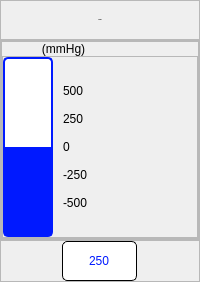
                   <widget class="QFrame" name="vpsensor">
                    <property name="minimumSize">
                     <size>
                      <width>0</width>
                      <height>0</height>
                     </size>
                    </property>
                    <property name="frameShape">
                     <enum>QFrame::NoFrame</enum>
                    </property>
                    <property name="frameShadow">
                     <enum>QFrame::Raised</enum>
                    </property>
                    <layout class="QVBoxLayout" name="verticalLayout_28">
                     <property name="spacing">
                      <number>0</number>
                     </property>
                     <property name="leftMargin">
                      <number>0</number>
                     </property>
                     <property name="topMargin">
                      <number>0</number>
                     </property>
                     <property name="rightMargin">
                      <number>0</number>
                     </property>
                     <property name="bottomMargin">
                      <number>0</number>
                     </property>
                     <item>
                      <widget class="QFrame" name="frame">
                       <property name="frameShape">
                        <enum>QFrame::StyledPanel</enum>
                       </property>
                       <property name="frameShadow">
                        <enum>QFrame::Raised</enum>
                       </property>
                       <layout class="QHBoxLayout" name="horizontalLayout_2">
                        <item>
                         <widget class="QLabel" name="s1_label_7">
                          <property name="minimumSize">
                           <size>
                            <width>100</width>
                            <height>20</height>
                           </size>
                          </property>
                          <property name="maximumSize">
                           <size>
                            <width>16777215</width>
                            <height>20</height>
                           </size>
                          </property>
                          <property name="font">
                           <font>
                            <family>Roboto</family>
                            <pointsize>-1</pointsize>
                            <weight>75</weight>
                            <italic>false</italic>
                            <bold>true</bold>
                           </font>
                          </property>
                          <property name="styleSheet">
                           <string notr="true">font: bold 26px &quot;Roboto&quot;;</string>
                          </property>
                          <property name="text">
                           <string>V.Press</string>
                          </property>
                          <property name="alignment">
                           <set>Qt::AlignCenter</set>
                          </property>
                         </widget>
                        </item>
                       </layout>
                      </widget>
                     </item>
                     <item>
                      <widget class="QFrame" name="frame_2">
                       <property name="frameShape">
                        <enum>QFrame::StyledPanel</enum>
                       </property>
                       <property name="frameShadow">
                        <enum>QFrame::Raised</enum>
                       </property>
                       <layout class="QVBoxLayout" name="verticalLayout_4">
                        <property name="spacing">
                         <number>0</number>
                        </property>
                        <property name="leftMargin">
                         <number>0</number>
                        </property>
                        <property name="topMargin">
                         <number>0</number>
                        </property>
                        <property name="rightMargin">
                         <number>0</number>
                        </property>
                        <property name="bottomMargin">
                         <number>0</number>
                        </property>
                        <item>
                         <widget class="QFrame" name="frame_4">
                          <property name="frameShape">
                           <enum>QFrame::StyledPanel</enum>
                          </property>
                          <property name="frameShadow">
                           <enum>QFrame::Raised</enum>
                          </property>
                          <layout class="QVBoxLayout" name="verticalLayout_3">
                           <property name="spacing">
                            <number>0</number>
                           </property>
                           <property name="leftMargin">
                            <number>0</number>
                           </property>
                           <property name="topMargin">
                            <number>0</number>
                           </property>
                           <property name="rightMargin">
                            <number>0</number>
                           </property>
                           <property name="bottomMargin">
                            <number>0</number>
                           </property>
                           <item>
                            <widget class="QLabel" name="label_3">
                             <property name="styleSheet">
                              <string notr="true">font : 16px &quot;Roboto&quot;</string>
                             </property>
                             <property name="text">
                              <string>            (mmHg)</string>
                             </property>
                            </widget>
                           </item>
                           <item>
                            <widget class="QFrame" name="frame_5">
                             <property name="frameShape">
                              <enum>QFrame::StyledPanel</enum>
                             </property>
                             <property name="frameShadow">
                              <enum>QFrame::Raised</enum>
                             </property>
                             <layout class="QHBoxLayout" name="horizontalLayout_5">
                              <property name="spacing">
                               <number>10</number>
                              </property>
                              <property name="leftMargin">
                               <number>0</number>
                              </property>
                              <property name="topMargin">
                               <number>0</number>
                              </property>
                              <property name="rightMargin">
                               <number>0</number>
                              </property>
                              <property name="bottomMargin">
                               <number>0</number>
                              </property>
                              <item>
                               <widget class="QProgressBar" name="s1_bar_5">
                                <property name="sizePolicy">
                                 <sizepolicy hsizetype="Preferred" vsizetype="Preferred">
                                  <horstretch>0</horstretch>
                                  <verstretch>0</verstretch>
                                 </sizepolicy>
                                </property>
                                <property name="minimumSize">
                                 <size>
                                  <width>50</width>
                                  <height>180</height>
                                 </size>
                                </property>
                                <property name="maximumSize">
                                 <size>
                                  <width>50</width>
                                  <height>180</height>
                                 </size>
                                </property>
                                <property name="contextMenuPolicy">
                                 <enum>Qt::DefaultContextMenu</enum>
                                </property>
                                <property name="layoutDirection">
                                 <enum>Qt::LeftToRight</enum>
                                </property>
                                <property name="autoFillBackground">
                                 <bool>false</bool>
                                </property>
                                <property name="styleSheet">
                                 <string notr="true">QProgressBar {
    text-align: center;
	background: #FFFFFF;
	border: 2px solid #001AFF;
	box-sizing: border-box;
	border-radius: 5px;
}
QProgressBar::chunk {
    background: #0019FF;
}</string>
                                </property>
                                <property name="minimum">
                                 <number>-500</number>
                                </property>
                                <property name="maximum">
                                 <number>500</number>
                                </property>
                                <property name="value">
                                 <number>0</number>
                                </property>
                                <property name="alignment">
                                 <set>Qt::AlignRight|Qt::AlignTrailing|Qt::AlignVCenter</set>
                                </property>
                                <property name="textVisible">
                                 <bool>false</bool>
                                </property>
                                <property name="orientation">
                                 <enum>Qt::Vertical</enum>
                                </property>
                                <property name="invertedAppearance">
                                 <bool>false</bool>
                                </property>
                                <property name="textDirection">
                                 <enum>QProgressBar::BottomToTop</enum>
                                </property>
                                <property name="format">
                                 <string>%v</string>
                                </property>
                               </widget>
                              </item>
                              <item>
                               <widget class="QLabel" name="label_2">
                                <property name="styleSheet">
                                 <string notr="true">font : 16px &quot;Roboto&quot;</string>
                                </property>
                                <property name="text">
                                 <string>500

250

0

-250

-500</string>
                                </property>
                                <property name="alignment">
                                 <set>Qt::AlignLeading|Qt::AlignLeft|Qt::AlignVCenter</set>
                                </property>
                               </widget>
                              </item>
                             </layout>
                            </widget>
                           </item>
                          </layout>
                         </widget>
                        </item>
                       </layout>
                      </widget>
                     </item>
                     <item>
                      <widget class="QFrame" name="frame_3">
                       <property name="frameShape">
                        <enum>QFrame::StyledPanel</enum>
                       </property>
                       <property name="frameShadow">
                        <enum>QFrame::Raised</enum>
                       </property>
                       <layout class="QHBoxLayout" name="horizontalLayout_4">
                        <property name="spacing">
                         <number>0</number>
                        </property>
                        <property name="leftMargin">
                         <number>0</number>
                        </property>
                        <property name="topMargin">
                         <number>0</number>
                        </property>
                        <property name="rightMargin">
                         <number>0</number>
                        </property>
                        <property name="bottomMargin">
                         <number>0</number>
                        </property>
                        <item>
                         <widget class="QLineEdit" name="s1_edit_15">
                          <property name="sizePolicy">
                           <sizepolicy hsizetype="Preferred" vsizetype="Preferred">
                            <horstretch>0</horstretch>
                            <verstretch>0</verstretch>
                           </sizepolicy>
                          </property>
                          <property name="minimumSize">
                           <size>
                            <width>75</width>
                            <height>40</height>
                           </size>
                          </property>
                          <property name="maximumSize">
                           <size>
                            <width>75</width>
                            <height>40</height>
                           </size>
                          </property>
                          <property name="styleSheet">
                           <string notr="true">background: #FFFFFF;
border: 1px solid #000000;
border-radius: 5px;
font: bold 16px &quot;Roboto&quot;;
color : #0019FF;</string>
                          </property>
                          <property name="text">
                           <string>250</string>
                          </property>
                          <property name="alignment">
                           <set>Qt::AlignCenter</set>
                          </property>
                         </widget>
                        </item>
                       </layout>
                      </widget>
                     </item>
                    </layout>
                   </widget>
